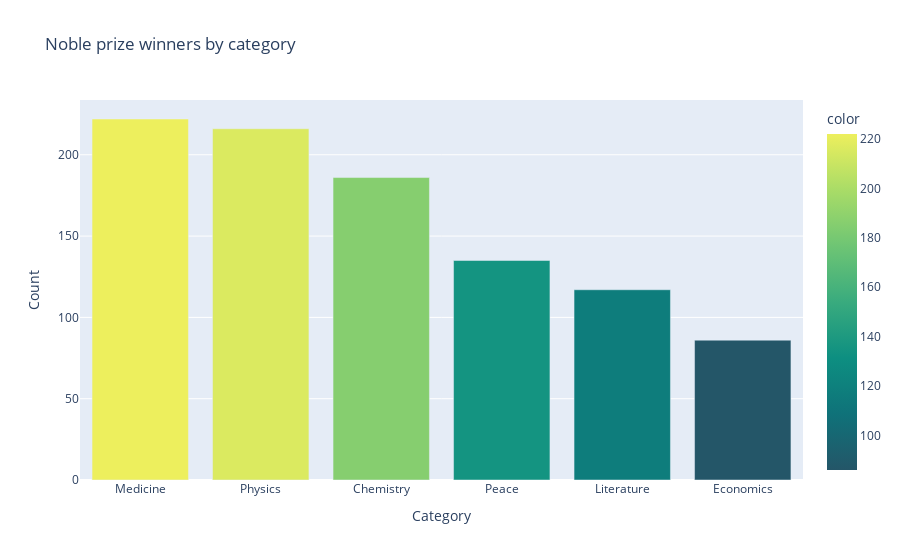

Source (notebook cell):
### Markdown cell above
# Number of Prizes per Category

**Challenge**: 
* In how many categories are prizes awarded? 
* Create a plotly bar chart with the number of prizes awarded by category. 
* Use the color scale called `Aggrnyl` to colour the chart, but don't show a color axis.
* Which category has the most number of prizes awarded? 
* Which category has the fewest number of prizes awarded?

### Code cell
chemistry=df_data.category.value_counts()
fig=px.bar(x=chemistry.index,y=chemistry.values, title='Noble prize winners by category',labels={'x':'Category','y':'Count'}, color_continuous_scale='Aggrnyl', color = chemistry.values)
fig.show()

### Figure 1 — Plotly figure (JSON) as saved in the notebook; plotly's stock layout.template omitted (floating-point values rounded to 4 significant figures)
{"data": [{"hovertemplate": "Category=%{x}<br>Count=%{y}<br>color=%{marker.color}<extra></extra>", "legendgroup": "", "marker": {"color": [222, 216, 186, 135, 117, 86], "coloraxis": "coloraxis", "pattern": {"shape": ""}}, "name": "", "orientation": "v", "showlegend": false, "textposition": "auto", "type": "bar", "x": ["Medicine", "Physics", "Chemistry", "Peace", "Literature", "Economics"], "xaxis": "x", "y": [222, 216, 186, 135, 117, 86], "yaxis": "y"}], "layout": {"barmode": "relative", "coloraxis": {"colorbar": {"title": {"text": "color"}}, "colorscale": [[0, "rgb(36, 86, 104)"], [0.1667, "rgb(15, 114, 121)"], [0.3333, "rgb(13, 143, 129)"], [0.5, "rgb(57, 171, 126)"], [0.6667, "rgb(110, 197, 116)"], [0.8333, "rgb(169, 220, 103)"], [1, "rgb(237, 239, 93)"]]}, "legend": {"tracegroupgap": 0}, "title": {"text": "Noble prize winners by category"}, "xaxis": {"anchor": "y", "domain": [0, 1], "title": {"text": "Category"}}, "yaxis": {"anchor": "x", "domain": [0, 1], "title": {"text": "Count"}}}}
